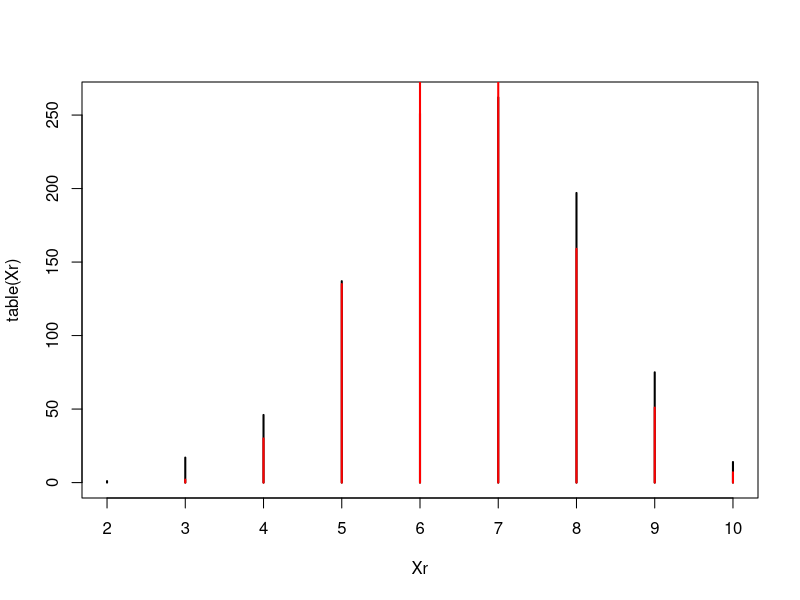

Generate this figure with R:
Xr = 0
Xn = 0
size = 1000
for(i in c(1:size))
{
	r = sample(c(rep(1,20),rep(0,10)), 10, replace=T)
	n = sample(c(rep(1,20),rep(0,10)), 10, replace=F)

	Xr[i] = sum(r)
	Xn[i] = sum(n)

}
table(Xr)
table(Xn)
plot(table(Xr))
points(table(Xn), col='red')